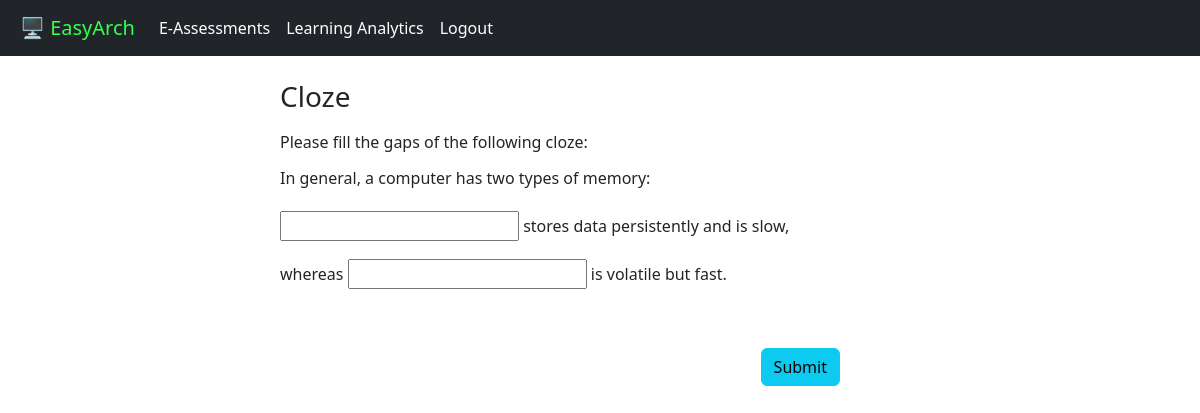
The app's page /eassessments/clozegenerator/?t=memory-cloze (signed in) with its own data.
### EAss/models.py (models this page shows, shortened)
class Gap(models.Model):
    preceeding_text = models.TextField(blank=True)
    succeeding_text = models.TextField(blank=True)

### EAss/views.py (the view)
# urls.py: path('clozegenerator/', clozeTextGenerator),
def clozeTextGenerator(request):
    if not request.user.is_authenticated:
        return redirect("/")
    def normalise(string: str):
        return list(filter(None, string.lower().split(" ")))
    def text_style(text):
        return f"<span style=\"line-height: 3\">{text}</span>"
    cat = request.GET.get('t', '')
    if request.method == 'POST':
        endtime = datetime.now()
        iscorrect = True
        NameID = ""
        raw_request = request.body.decode("UTF-8")
        raw_request_split = raw_request.split("&")
        for element in raw_request_split:
            if element.startswith("NameID="):
                NameID = urllib.parse.unquote_plus(urllib.parse.unquote(element.replace("NameID=", "")))
            if element.startswith("BeginTime="):
                beginTime = urllib.parse.unquote_plus(urllib.parse.unquote(element.replace("BeginTime=", "")))
        qaw_set = QAWSet.objects.get(NameID=NameID)
        cloze_model = Cloze.objects\
            .filter(qaw__NameID=NameID)\
            .order_by('position')
        cloze = c.from_model(cloze_model)
        gaps = [request.POST[ClozeForm.get_gap_key(i)] for i in range(len(cloze.gaps))]
        maximal, count = len(cloze.gaps), 0
        useranswer = ClozeUserAnswer(Duration=calculateTimeDuration(beginTime,endtime), Solved=endtime,Set=qaw_set, UserID=request.user.id, Topic=str(cat), AllCorrect=iscorrect)
        useranswer.save()
        for guess, solution in zip(gaps, cloze.gaps):
            if normalise(guess) in map(normalise, solution.solutions):
                count += 1
                singleuseranswer = SingleFieldClozeUserAnswer(Duration=calculateTimeDuration(beginTime,endtime), Solved=endtime,Set=qaw_set, UserID=request.user.id,Correct=True, ExpectedAnswer=solution, UserAnswer=guess, AllGaps=useranswer)
                singleuseranswer.save()
            else:
                singleuseranswer = SingleFieldClozeUserAnswer(Duration=calculateTimeDuration(beginTime,endtime), Solved=endtime,Set=qaw_set, UserID=request.user.id,Correct=False, ExpectedAnswer=solution, UserAnswer=guess, AllGaps=useranswer)
                singleuseranswer.save()
                iscorrect = False
        useranswer.AllCorrect = iscorrect
        useranswer.save()
        message = " You answered {}/{} gaps correctly.".format(count, maximal)
        cloze_form = ClozeForm(len(cloze.gaps), request.POST)
        cloze_items = []
        for i, gap in enumerate(cloze.gaps):
            guess = gaps[i]
            answer = cloze_form.data[ClozeForm.get_gap_key(i)]
            solution_text = "{" + ", ".join(map(str, gap.solutions)) +"}"
            if normalise(guess) in map(normalise, gap.solutions):
                correction = f"<span style=\"color:green\">{answer}</span>"
            else:
                correction = f"""
                    <span style=\"color:red;text-decoration:line-through\">{answer}</span>
                    <span style=\"color:green">{solution_text}</span>
                """
            cloze_items.extend([text_style(gap.preceeding_text), correction, text_style(gap.succeeding_text) ])
        return render(request, 'cloze_text.html',  {
            'cloze_items': cloze_items,
            'form': cloze_form,
            'NameID': str(cat),
            'Target': qaw_set.Target,
            'message': message,
            'correct': iscorrect
        })
    else:
        qaw_set = QAWSet.objects.get(NameID=str(cat))
        cloze_model = Cloze.objects\
            .filter(qaw__NameID=str(cat))\
            .order_by('position')
        cloze = c.from_model(cloze_model)
        beginTime = timezone.now()
        cloze_form = ClozeForm(len(cloze.gaps), initial={'cloze_id': (str(cat)),'BeginTime': beginTime, 'NameID': str(cat)})
        cloze_items = []
        for i, gap in enumerate(cloze.gaps):
            cloze_items.extend([text_style(gap.preceeding_text), cloze_form[ClozeForm.get_gap_key(i)], text_style(gap.succeeding_text) ])
        return render(request, 'cloze_text.html',  {'cloze_items': cloze_items, 'form': cloze_form, "NameID": str(cat), 'Target': qaw_set.Target})

### EAss/forms.py
class ClozeForm(forms.Form):
    cloze_id = forms.IntegerField(widget=forms.HiddenInput())
    NameID = forms.CharField(max_length=1024, widget=forms.HiddenInput())
    BeginTime = forms.DateTimeField(widget=forms.HiddenInput())
    def __init__(self, num_gaps: int, *args, **kwargs):
        super().__init__(*args, **kwargs)
        for i in range(num_gaps):
            field_name = ClozeForm.get_gap_key(i)
            self.fields[field_name] = forms.CharField(required=False)
    @staticmethod
    def get_gap_key(index: int) -> str:
        return str(index)

### EAss/cloze.py (called while the page is built)
def from_model(clozes) -> Cloze:
    gaps = []
    for cloze in clozes:
        solutions = {s.solution for s in cloze.gap.gapsolution_set.all()}
        gap = Gap(
            cloze.gap.preceeding_text,
            cloze.gap.succeeding_text,
            solutions,
        )
        gaps.append(gap)
    return Cloze(gaps)

### static/template/cloze_text.html (shortened to what this page needs)
{% extends "master.html" %}
{% block content %}
<div style="position:absolute; left:0px; right:0px; top:0px; width:50%; padding-left: 40px; padding-top: 40px; margin-left:20%; margin-right:20%">
    <h3>Cloze</h3>
        <p class="form-group">
            <form action="/eassessments/{{Target}}/", method="post">
                <div>
                    Please fill the gaps of the following cloze:
                </div>
                <div>
                    {% for cloze in cloze_items %}
                    {{cloze|safe}}
                    {% endfor %}
                </div>
                {% if message %}
                    {% if correct %}
                    <div class="alert alert-success" role="alert" style="margin-top: 40px">
                        {{message}}
                    </div>
                    {% else %}
                    <div class="alert alert-danger" role="alert" style="margin-top: 40px">
                        {{message}}
                    </div>
                    {% endif %}
                {% else %}
                <div style="text-align: right; margin-top: 50px">
                    <button type="submit" class="btn btn-info">Submit</button>
                </div>
                {% endif %}
            </form>
        </p>
</div>
{% endblock %}

### records on screen
Gap: preceeding_text "In general, a computer has two types of memory:", succeeding_text "stores data persistently and is slow,"
Gap: preceeding_text "whereas", succeeding_text "is volatile but fast."
